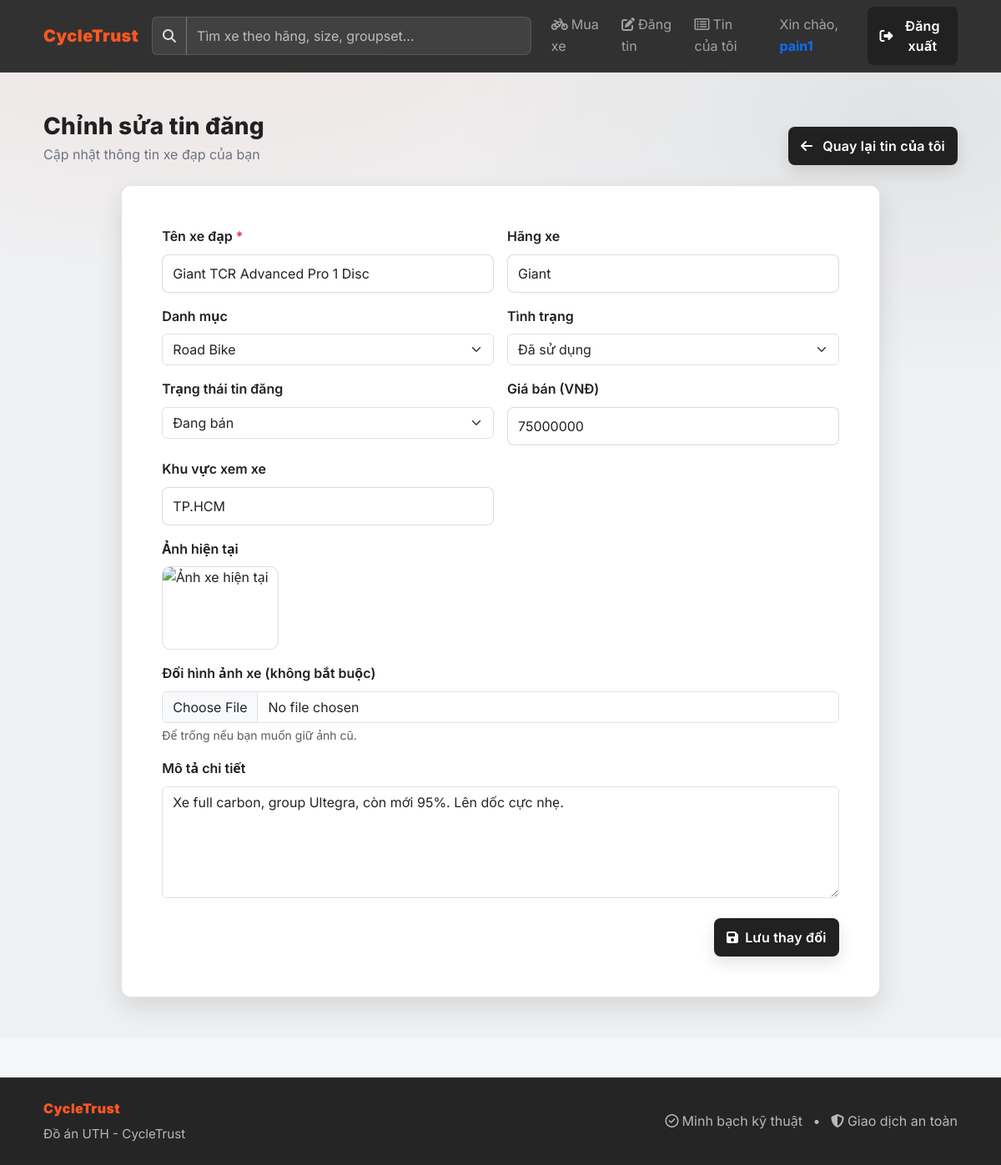
/?page=edit-bike&id=2 (signed in), run on the app's committed database.
### tables this page shows
CREATE TABLE `bikes` (
  `id` int(11) NOT NULL,
  `user_id` int(11) DEFAULT NULL,
  `category_id` int(11) DEFAULT NULL,
  `title` varchar(255) NOT NULL,
  `price` decimal(15,2) NOT NULL,
  `brand` varchar(100) DEFAULT NULL,
  `condition_status` varchar(50) DEFAULT NULL,
  `description` text DEFAULT NULL,
  `image_url` varchar(255) DEFAULT NULL,
  `location` varchar(100) DEFAULT NULL,
  `status` enum('available','sold','hidden') DEFAULT 'available',
  `created_at` timestamp NOT NULL DEFAULT current_timestamp()
);

### pages/edit-bike.php (the view, shortened to what this page needs)
<?php
$id = isset($_GET['id']) ? (int)$_GET['id'] : 0;
$conn = require __DIR__ . '/../config/db.php';
$stmt = $conn->prepare('SELECT * FROM bikes WHERE id = :id AND user_id = :user_id LIMIT 1');
$stmt->execute([
    ':id' => $id,
    ':user_id' => (int)$_SESSION['user_id'],
]);
$bike = $stmt->fetch();
$title = (string)($bike['title'] ?? '');
$brand = (string)($bike['brand'] ?? '');
$categoryId = (string)($bike['category_id'] ?? '1');
$conditionStatus = (string)($bike['condition_status'] ?? 'Đã sử dụng');
$status = (string)($bike['status'] ?? 'Đang bán');
$price = isset($bike['price']) ? (string)(int)$bike['price'] : '';
$location = (string)($bike['location'] ?? '');
$description = (string)($bike['description'] ?? '');
$oldImage = (string)($bike['image_url'] ?? '');
$imagePreview = $oldImage !== ''
    ? BASE_URL . 'public/uploads/bikes/' . rawurlencode($oldImage)
    : BASE_URL . 'public/assets/img/bike-placeholder.jpg';
?>
<section class="py-5" style="background: rgba(33,33,33,0.03);">
  <div class="container">
    <div class="d-flex flex-column flex-md-row align-items-start align-items-md-end justify-content-between gap-2 mb-4">
      <div>
        <h1 class="section-title h3 mb-1">Chỉnh sửa tin đăng</h1>
        <div class="section-subtitle">Cập nhật thông tin xe đạp của bạn</div>
      </div>
      <a class="btn btn-ghost" href="<?= BASE_URL ?>?page=my-postings">
        <i class="fa-solid fa-arrow-left me-1"></i>
        Quay lại tin của tôi
      </a>
    </div>
    <div class="row justify-content-center">
      <div class="col-12 col-lg-10">
        <div class="surface p-4 p-md-5" style="box-shadow: var(--shadow-md);">
          <form method="POST" action="<?= BASE_URL ?>modules/bike/update_bike.php" enctype="multipart/form-data" class="vstack gap-4">
            <div class="row g-3">
              <div class="col-12 col-md-6">
                <label for="bike_name" class="form-label fw-600">Tên xe đạp <span class="text-danger">*</span></label>
                <input
                  id="bike_name"
                  name="title"
                  type="text"
                  class="form-control"
                  placeholder="vd: Giant TCR Advanced 2020"
                  value="<?= htmlspecialchars($title, ENT_QUOTES, 'UTF-8') ?>"
                  required
                >
              </div>
              <div class="col-12 col-md-6">
                <label for="brand" class="form-label fw-600">Hãng xe</label>
                <input
                  id="brand"
                  name="brand"
                  type="text"
                  class="form-control"
                  placeholder="vd: Giant / Trek / Specialized"
                  value="<?= htmlspecialchars($brand, ENT_QUOTES, 'UTF-8') ?>"
                >
              </div>
              <div class="col-12 col-md-6">
                <label for="category" class="form-label fw-600">Danh mục</label>
                <select id="category" name="category_id" class="form-select">
                  <option value="1" <?= $categoryId === '1' ? 'selected' : '' ?>>Road Bike</option>
                </select>
              </div>
              <div class="col-12 col-md-6">
                <label for="condition" class="form-label fw-600">Tình trạng</label>
                <select id="condition" name="condition_status" class="form-select">
                  <option value="Đã sử dụng" <?= $conditionStatus === 'Đã sử dụng' ? 'selected' : '' ?>>Đã sử dụng</option>
                </select>
              </div>
              <div class="col-12 col-md-6">
                <label for="status" class="form-label fw-600">Trạng thái tin đăng</label>
                <select id="status" name="status" class="form-select">
                  <option value="Đang bán" <?= $status === 'Đang bán' ? 'selected' : '' ?>>Đang bán</option>
                </select>
              </div>
              <div class="col-12 col-md-6">
                <label for="price" class="form-label fw-600">Giá bán (VNĐ)</label>
                <input
                  id="price"
                  name="price"
                  type="number"
                  class="form-control"
                  placeholder="vd: 15000000"
                  min="0"
                  step="1000"
                  value="<?= htmlspecialchars($price, ENT_QUOTES, 'UTF-8') ?>"
                >
              </div>
              <div class="col-12 col-md-6">
                <label for="location" class="form-label fw-600">Khu vực xem xe</label>
                <input
                  id="location"
                  name="location"
                  type="text"
                  class="form-control"
                  placeholder="vd: TP.HCM / Hà Nội"
                  value="<?= htmlspecialchars($location, ENT_QUOTES, 'UTF-8') ?>"
                >
              </div>
              <div class="col-12">
                <label class="form-label fw-600 d-block">Ảnh hiện tại</label>
                <img
                  src="<?= htmlspecialchars($imagePreview, ENT_QUOTES, 'UTF-8') ?>"
                  alt="Ảnh xe hiện tại"
                  style="width: 140px; height: 100px; object-fit: cover; border-radius: 10px; border: 1px solid rgba(33,33,33,0.14);"
                >
              </div>
              <div class="col-12">
                <label for="image" class="form-label fw-600">Đổi hình ảnh xe (không bắt buộc)</label>
                <input id="image" name="image" type="file" class="form-control" accept="image/*">
                <div class="form-text">Để trống nếu bạn muốn giữ ảnh cũ.</div>
              </div>
              <div class="col-12">
                <label for="description" class="form-label fw-600">Mô tả chi tiết</label>
                <textarea id="description" name="description" class="form-control" rows="5" placeholder="Mô tả size khung, groupset, độ mòn, phụ tùng đã thay, lỗi (nếu có)..."><?= htmlspecialchars($description, ENT_QUOTES, 'UTF-8') ?></textarea>
              </div>
            </div>
            <div class="d-flex flex-column flex-sm-row justify-content-end gap-2">
              <button type="submit" class="btn btn-primary">
                <i class="fa-solid fa-floppy-disk"></i>
                Lưu thay đổi
              </button>
            </div>
          </form>
        </div>
      </div>
    </div>
  </div>
</section>

### public/assets/css/style.css (style rules this page uses)
:root { --primary: #ff5722; --ink: #212121; --bg: #f6f7f9; --surface: #ffffff; --muted: #6b7280; --border: rgba(33, 33, 33, 0.12); --radius: 12px; --radius-sm: 8px; --shadow-sm: 0 6px 18px rgba(33, 33, 33, 0.08); --shadow-md: 0 12px 28px rgba(33, 33, 33, 0.12); --ring: 0 0 0 4px rgba(255, 87, 34, 0.22); --ease: cubic-bezier(0.2, 0.8, 0.2, 1); --dur: 180ms; }
*, *::before, *::after { box-sizing: border-box; }
html { -webkit-text-size-adjust: 100%; text-size-adjust: 100%; scroll-behavior: smooth; }
body { margin: 0; font-family: Inter, Roboto, system-ui, -apple-system, "Segoe UI", Arial, sans-serif; color: var(--ink); background: radial-gradient(1200px 600px at 20% 0%, rgba(255, 87, 34, 0.08), transparent 55%), radial-gradient(900px 520px at 90% 10%, rgba(33, 33, 33, 0.07), transparent 60%), var(--bg); line-height: 1.6; }
a { color: inherit; text-decoration: none; }
img { max-width: 100%; display: block; }
.fw-600 { font-weight: 600; }
.container { width: min(1120px, calc(100% - 32px)); margin-inline: auto; }
.section-title { font-weight: 800; letter-spacing: 0.2px; }
.section-subtitle { color: var(--muted); }
.surface { background: var(--surface); border: 1px solid var(--border); border-radius: var(--radius); }
.btn, button.btn, input[type="submit"].btn, input[type="button"].btn, a.btn { appearance: none; border: 1px solid transparent; background: var(--ink); color: #fff; padding: 10px 14px; border-radius: 8px; font-weight: 600; letter-spacing: 0.2px; display: inline-flex; align-items: center; justify-content: center; gap: 8px; cursor: pointer; user-select: none; transition: transform var(--dur) var(--ease), box-shadow var(--dur) var(--ease), background-color var(--dur) var(--ease), border-color var(--dur) var(--ease), color var(--dur) var(--ease); box-shadow: 0 8px 18px rgba(33, 33, 33, 0.12); }
.btn-primary { background: linear-gradient(135deg, rgba(255, 87, 34, 1), rgba(255, 87, 34, 0.85)); border-color: rgba(255, 87, 34, 0.55); color: #fff; }
.btn-ghost { background: transparent; color: var(--ink); border-color: transparent; box-shadow: none; }
input[type="text"], input[type="search"], input[type="email"], input[type="password"], input[type="number"], select, textarea { width: 100%; padding: 10px 12px; border-radius: var(--radius-sm); border: 1px solid rgba(33, 33, 33, 0.16); background: rgba(255, 255, 255, 0.9); color: var(--ink); transition: border-color var(--dur) var(--ease), box-shadow var(--dur) var(--ease); }

### data on the page
bikes: title "Giant TCR Advanced Pro 1 Disc", brand "Giant", category_id "Road Bike", condition_status "Đã sử dụng", price "75000000", location "TP.HCM", description "Xe full carbon, group Ultegra, còn mới 95%. Lên dốc cực nhẹ."

### other printed values
$_SESSION['username'] "pain1"
